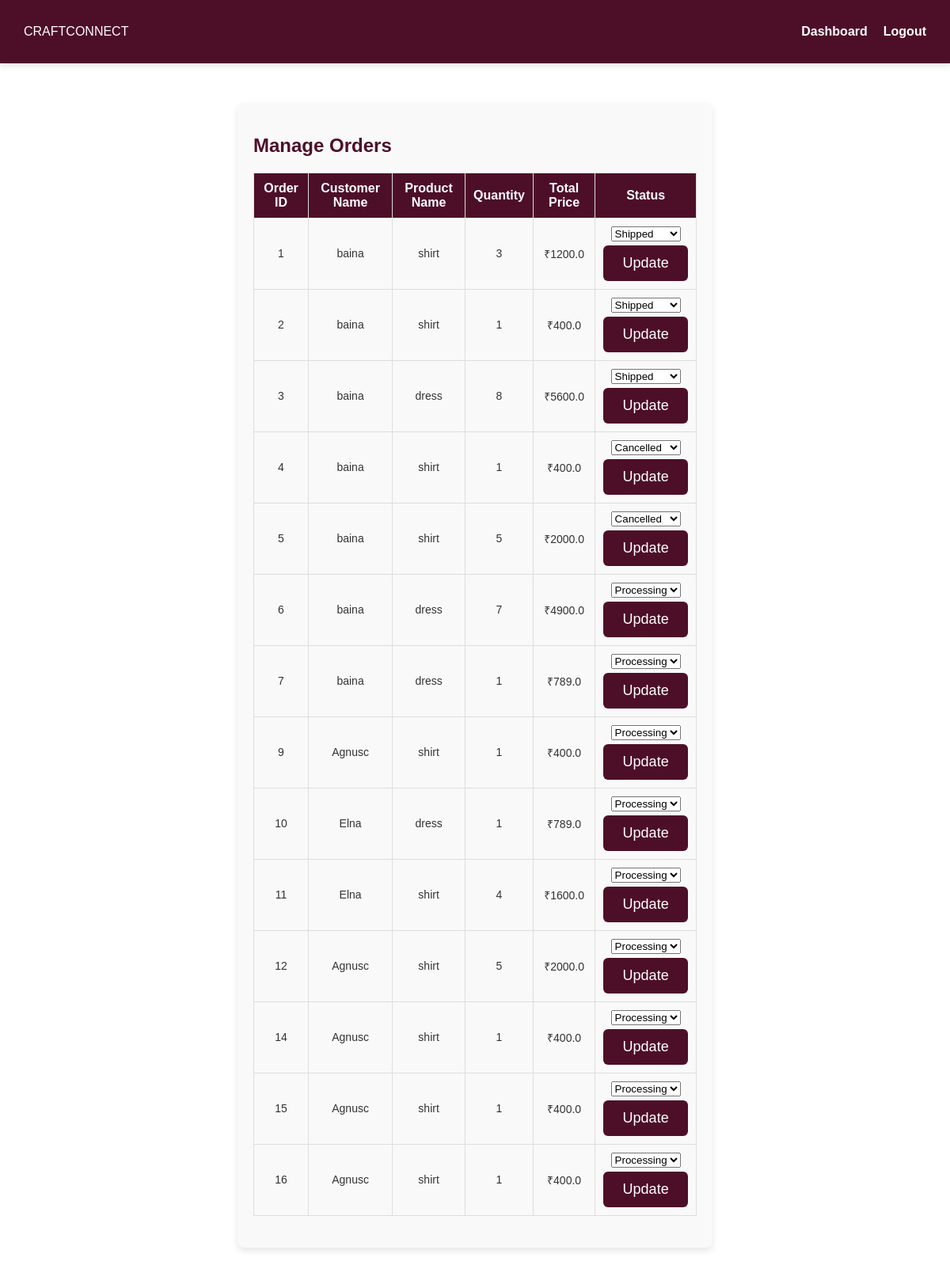
/manage_orders (signed in), run on the app's committed database.
### tables this page shows
CREATE TABLE orders (
            id INTEGER PRIMARY KEY AUTOINCREMENT,
            user_id INTEGER NOT NULL,
            product_id INTEGER NOT NULL,
            quantity INTEGER NOT NULL,
            total_price REAL NOT NULL,
            status TEXT DEFAULT 'Processing',
            order_date TIMESTAMP DEFAULT CURRENT_TIMESTAMP, payment_status TEXT NOT NULL DEFAULT 'COD', address TEXT, phone TEXT, email TEXT, manufacturer_id INTEGER, confirmation_pending INTEGER DEFAULT 0,
            FOREIGN KEY (user_id) REFERENCES users (id),
            FOREIGN KEY (product_id) REFERENCES products (id)
        );

CREATE TABLE users (
            id INTEGER PRIMARY KEY AUTOINCREMENT,
            name TEXT NOT NULL,
            email TEXT UNIQUE NOT NULL,
            password TEXT NOT NULL,
            user_type TEXT NOT NULL,
            profile_pic TEXT DEFAULT 'default_profile.jpg'
        , phone TEXT, whatsapp TEXT, address TEXT, description TEXT, username TEXT, suspended default 0, is_logged_in INTEGER DEFAULT 0);

CREATE TABLE products (
            id INTEGER PRIMARY KEY AUTOINCREMENT,
            name TEXT NOT NULL,
            description TEXT NOT NULL,
            price REAL NOT NULL,
            image TEXT NOT NULL,
            manufacturer_id INTEGER, approved INTEGER DEFAULT 0, category TEXT, stock_limit INTEGER DEFAULT NULL, size_chart TEXT,
            FOREIGN KEY (manufacturer_id) REFERENCES users (id)
        );

### app.py (the view)
@app.route('/manage_orders')
def manage_orders():
    if "user_id" not in session or session["user_type"] != "manufacturer":
        return redirect(url_for("login"))
    try:
        with sqlite3.connect("craftconnect.db", timeout=10) as conn:
            conn.row_factory = sqlite3.Row
            cursor = conn.cursor()
            cursor.execute("""
                SELECT
                    orders.id,
                    users.name AS customer_name,
                    products.name AS product_name,
                    orders.quantity,
                    orders.total_price,
                    orders.status
                FROM orders
                JOIN products ON orders.product_id = products.id
                JOIN users ON orders.user_id = users.id
                WHERE products.manufacturer_id = ?
            """, (session["user_id"],))
            orders = cursor.fetchall()
    except sqlite3.OperationalError as e:
        print("Database error:", str(e))
        flash("Failed to load orders due to database error.", "danger")
        orders = []
    return render_template("manage_orders.html", orders=orders)

### templates/manage_orders.html (shortened to what this page needs)
<!DOCTYPE html>
<html lang="en">
<head>
    <link rel="stylesheet" href="{{ url_for('static', filename='css/styles.css') }}">
</head>
<body>
    <nav class="navbar">
        <div class="logo">CRAFTCONNECT</div>
        <ul class="nav-links">
            <li><a href="{{ url_for('manufacturer_dashboard') }}">Dashboard</a></li>
            <li><a href="{{ url_for('logout') }}">Logout</a></li>
        </ul>
    </nav>
    <section class="order-container">
        <h2>Manage Orders</h2>
        {% if orders %}
        <table class="orders-table">
            <thead>
                <tr>
                    <th>Order ID</th>
                    <th>Customer Name</th>
                    <th>Product Name</th>
                    <th>Quantity</th>
                    <th>Total Price</th>
                    <th>Status</th>
                </tr>
            </thead>
            <tbody>
                {% for order in orders %}
                <tr>
                    <td>{{ order['id'] }}</td>
                    <td>{{ order['customer_name'] }}</td>
                    <td>{{ order['product_name'] }}</td>
                    <td>{{ order['quantity'] }}</td>
                    <td>₹{{ order['total_price'] }}</td>
                    <td>
                        <form action="{{ url_for('update_order_status', order_id=order['id']) }}" method="POST">
                            <select name="status" required>
                                <option value="Processing" {% if order['status'] == 'Processing' %}selected{% endif %}>Processing</option>
                                <option value="Shipped" {% if order['status'] == 'Shipped' %}selected{% endif %} {% if order['status'] == 'Cancelled' %}disabled{% endif %}>Shipped</option>
                                <option value="Cancelled" {% if order['status'] == 'Cancelled' %}selected{% endif %} {% if order['status'] in ['Shipped', 'Delivered'] %}disabled{% endif %}>Cancelled</option>
                            </select>
                            <button type="submit" class="update-btn">Update</button>
                        </form>
                    </td>
                </tr>
                {% endfor %}
            </tbody>
        </table>
        {% else %}
            <p>No orders found.</p>
        {% endif %}
    </section>
</body>
</html>

### static/css/styles.css (style rules this page uses)
body { margin: 0; padding: 0; overflow-x: hidden; font-family: Arial, sans-serif; background: white; color: #4D0F28; min-height: 100vh; box-sizing: border-box; width:100%; max-width: 100%; }
.navbar { display: flex; justify-content: space-between; align-items: center; padding: 15px 30px; background: #4D0F28; color: white; box-shadow: 0px 4px 8px rgba(0, 0, 0, 0.1); max-width: 100%; flex-wrap: wrap; }
.nav-links { list-style: none; display: flex; gap: 20px; }
.nav-links a { text-decoration: none; color: white; font-size: 16px; font-weight: bold; transition: color 0.3s ease; }
* { outline: none; box-sizing: border-box; max-width: 100vw; }
input, button { width: 100%; padding: 10px; margin-top: 5px; }
.order-container { max-width: 600px; margin: 50px auto; padding: 20px; background-color: #f9f9f9; border-radius: 8px; box-shadow: 0 4px 8px rgba(0, 0, 0, 0.1); text-align: left; }
.order-container button { width: 100%; padding: 12px; background: #4D0F28; color: white; border: none; border-radius: 6px; font-size: 18px; cursor: pointer; transition: background 0.3s ease; }

### templates/manage_orders.html (style rules this page uses)
.orders-table { width: 100%; border-collapse: collapse; margin: 20px 0; }
.orders-table th, .orders-table td { padding: 10px; text-align: center; border: 1px solid #ddd; }
.orders-table th { background-color: #4D0F28; color: white; font-weight: bold; }
.orders-table td { font-size: 14px; color: #333; }
.update-btn { background-color: #4D0F28; padding: 5px 10px; font-size: 14px; color: white; border: none; border-radius: 5px; cursor: pointer; transition: background-color 0.3s ease; }

### data on the page
orders: id "1", customer_name "baina", product_name "shirt", quantity "3", total_price "1200.0", status "Shipped"
orders: id "2", customer_name "baina", product_name "shirt", quantity "1", total_price "400.0", status "Shipped"
orders: id "3", customer_name "baina", product_name "dress", quantity "8", total_price "5600.0", status "Shipped"
orders: id "4", customer_name "baina", product_name "shirt", quantity "1", total_price "400.0", status "Cancelled"
orders: id "5", customer_name "baina", product_name "shirt", quantity "5", total_price "2000.0", status "Cancelled"
orders: id "6", customer_name "baina", product_name "dress", quantity "7", total_price "4900.0", status "Processing"
orders: id "7", customer_name "baina", product_name "dress", quantity "1", total_price "789.0", status "Processing"
orders: id "9", customer_name "Agnusc", product_name "shirt", quantity "1", total_price "400.0", status "Processing"
orders: id "10", customer_name "Elna", product_name "dress", quantity "1", total_price "789.0", status "Processing"
orders: id "11", customer_name "Elna", product_name "shirt", quantity "4", total_price "1600.0", status "Processing"
orders: id "12", customer_name "Agnusc", product_name "shirt", quantity "5", total_price "2000.0", status "Processing"
orders: id "14", customer_name "Agnusc", product_name "shirt", quantity "1", total_price "400.0", status "Processing"
orders: id "15", customer_name "Agnusc", product_name "shirt", quantity "1", total_price "400.0", status "Processing"
orders: id "16", customer_name "Agnusc", product_name "shirt", quantity "1", total_price "400.0", status "Processing"
